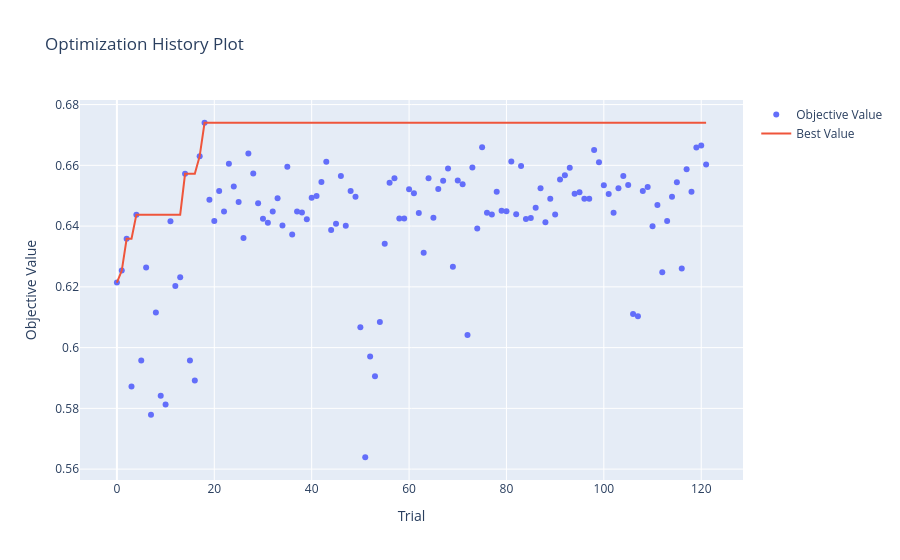
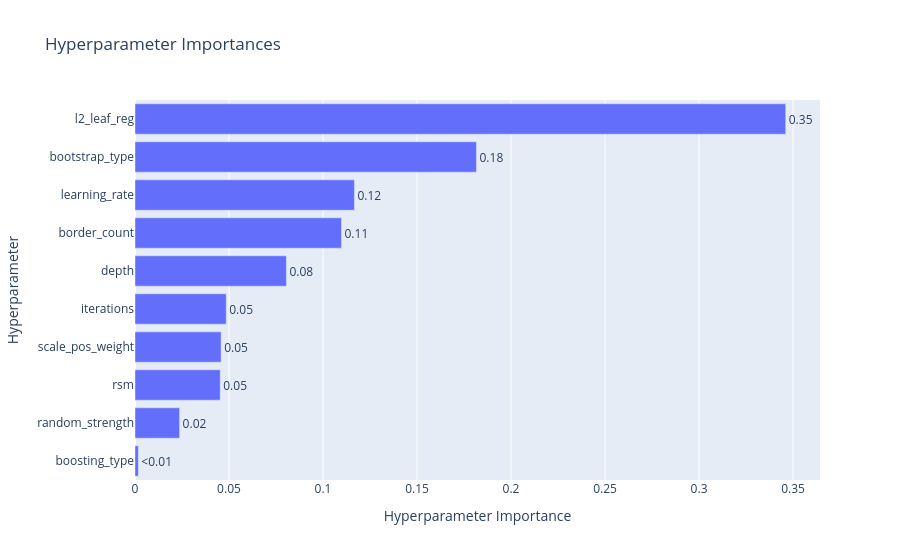
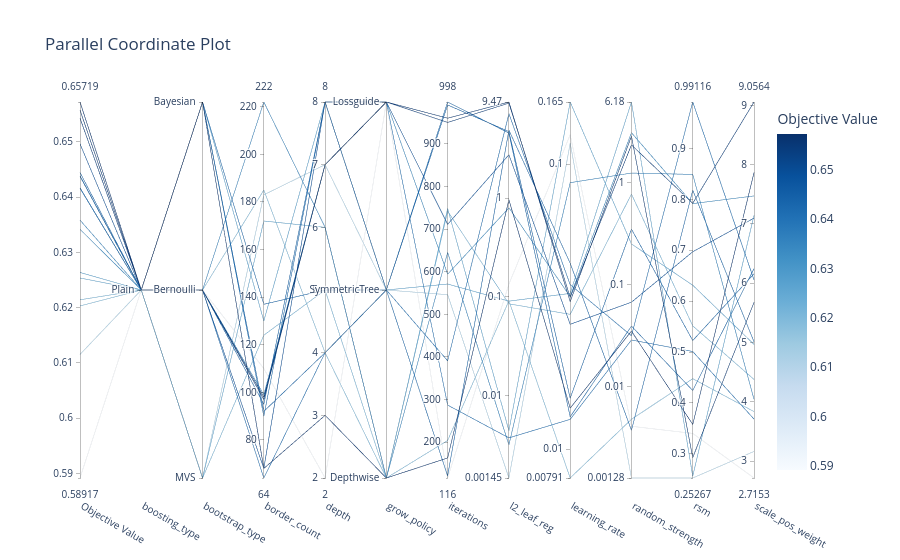

Notebook code cell kept with these figures, in order:
### Code cell
# Parameter tuning settings
timeout_seconds = 60 * 60 * 0.5
no_improvement_trials = 100

# Split the 1k dataset to evaluate on holdout after tuning
# Had problem with extreme bad results on last 200 rows so switched the order
X_tuning = train_1k_X.tail(800)
y_tuning = train_1k_y_cat.tail(800)
X_val_holdout = train_1k_X.head(200)
y_val_holdout = train_1k_y_cat.head(200)


# Define the objective function for Optuna to optimize
def objective_catboost(trial):
    # Possible parameters to tune with ranges
    params = {
        "iterations": trial.suggest_int(
            "iterations", 100, 1000
        ),  # Number of boosting rounds (equivalent to n_estimators)
        "learning_rate": trial.suggest_float(
            "learning_rate", 0.005, 0.2, log=True
        ),  # Step size
        "depth": trial.suggest_int(
            "depth", 2, 8
        ),  # Max tree depth. Low to reduce overfitting on small datasets
        "l2_leaf_reg": trial.suggest_float(
            "l2_leaf_reg", 1e-3, 10.0, log=True
        ),  # L2 regularization (equivalent to reg_lambda/reg_alpha)
        "random_strength": trial.suggest_float(
            "random_strength", 1e-3, 10.0, log=True
        ),  # Amount of randomness in scoring splits
        "rsm": trial.suggest_float(
            "rsm", 0.2, 1.0
        ),  # Random subspace method (feature subsampling, equivalent to colsample_bytree)
        "border_count": trial.suggest_int(
            "border_count", 64, 254
        ),  # Max bins for continuous features (equivalent to max_bin)
        "scale_pos_weight": trial.suggest_float(
            "scale_pos_weight", 2.0, 10.0
        ),  # Class balancing weight for imbalanced target
        "objective": "Logloss",  # Binary classification objective
        "random_seed": 42,  # Fixed seed for reproducibility
        "thread_count": 1,  # Use single thread to avoid issues with parallelism in Optuna (equivalent to n_jobs)
        "boosting_type": trial.suggest_categorical(
            "boosting_type", ["Plain", "Ordered"]
        ),  # Boosting type
        "bootstrap_type": trial.suggest_categorical(
            "bootstrap_type", ["Bayesian", "Bernoulli", "MVS"]
        ),  # Bootstrap method for sampling data
        "cat_features": cat_cols,  # Categorical features
        "verbose": False,  # Suppress CatBoost output
    }

    if params["boosting_type"] == "Ordered":  # Ordered boosting
        params["grow_policy"] = "SymmetricTree"  # Growth of trees
    else:
        params["grow_policy"] = trial.suggest_categorical(
            "grow_policy", ["SymmetricTree", "Depthwise", "Lossguide"]
        )  # Growth of trees

    if params["grow_policy"] == "Lossguide":  # Lossguide grow policy
        params["max_leaves"] = trial.suggest_int(
            "max_leaves", 3, 31
        )  # Max leaves per tree. Low to prevent memorizing small data
        params["min_data_in_leaf"] = trial.suggest_int(
            "min_data_in_leaf", 15, 100
        )  # Min data in one leaf (equivalent to min_child_samples)
        params["score_function"] = "L2"  # Scoring function for split quality
    elif params["grow_policy"] == "Depthwise":  # Depthwise grow policy
        params["min_data_in_leaf"] = trial.suggest_int(
            "min_data_in_leaf", 15, 100
        )  # Min data in one leaf (equivalent to min_child_samples)
        params["score_function"] = trial.suggest_categorical(
            "score_function", ["L2", "Cosine"]
        )  # Scoring function for split quality
    else:
        params["score_function"] = trial.suggest_categorical(
            "score_function", ["L2", "Cosine"]
        )  # Scoring function for split quality

    if params["bootstrap_type"] == "Bayesian":  # Bayesian bootstrap
        params["bagging_temperature"] = trial.suggest_float(
            "bagging_temperature", 0, 10
        )  # Intensity of Bayesian bootstrap
    else:
        params["subsample"] = trial.suggest_float(
            "subsample", 0.2, 1.0
        )  # Subsample ratio

    # TimeSeriesSplit to respect order of data 3 splits for 3-fold CV
    tscv = TimeSeriesSplit(n_splits=3)
    cv_scores = []

    # 3-fold CV cycle
    for train_idx, val_idx in tscv.split(X_tuning):
        X_tr, X_val = X_tuning.iloc[train_idx], X_tuning.iloc[val_idx]
        y_tr, y_val = y_tuning.iloc[train_idx], y_tuning.iloc[val_idx]

        model = CatBoostClassifier(**params)

        # Suppress warnings during fitting
        with warnings.catch_warnings():
            warnings.simplefilter("ignore")
            model.fit(X_tr, y_tr)

        # Calculate AUC
        preds = model.predict_proba(X_val)[:, 1]
        cv_scores.append(roc_auc_score(y_val, preds))

    # Return mean AUC across folds as the objective value to maximize
    return np.mean(cv_scores)


# Custom callback to stop optimization if no improvement in best AUC for a certain number of trials
def stop_optuna(study, trial):
    if study.best_trial.number + no_improvement_trials <= trial.number:
        print(
            f"\n[Early Stop] No improvement in {no_improvement_trials} trials. Stopping optimization."
        )
        study.stop()


# Create Optuna study and optimize
study_catboost = optuna.create_study(
    direction="maximize", sampler=optuna.samplers.TPESampler(seed=42)
)
study_catboost.optimize(
    objective_catboost, timeout=timeout_seconds, n_jobs=-1, callbacks=[stop_optuna]
)

# Print best results and optimal parameters
print("\n" + "=" * 40)
print(f"BEST AUC: {study_catboost.best_value:.4f}")
print("BEST PARAMETERS:")

print("best_params = {")
for k, v in study_catboost.best_params.items():
    if isinstance(v, str):
        print(f'    "{k}": "{v}",')
    else:
        print(f'    "{k}": {v},')
print("}")

# Calculate and print parameter importance
print("\n--- PARAMETER IMPORTANCE ---")
importances = optuna.importance.get_param_importances(study_catboost)
for param, importance in importances.items():
    print(f"  {param:20}: {importance:.4f}")
print("=" * 40)

# Generate and show visualizations of optimization history,
# parameter importance and parallel coordinate plot
fig1 = plot_optimization_history(study_catboost)
fig1.show()

fig2 = plot_param_importances(study_catboost)
fig2.show()

fig3 = plot_parallel_coordinate(
    study_catboost,
    params=[
        "iterations",
        "learning_rate",
        "depth",
        "l2_leaf_reg",
        "random_strength",
        "rsm",
        "border_count",
        "scale_pos_weight",
        "boosting_type",
        "bootstrap_type",
        "grow_policy",
    ],
)
fig3.show()

# Save visualizations as HTML files
fig1.write_html(CATBOOST_TUNING_DIR_CAT / "optuna_catboost_1k_history.html")
fig2.write_html(CATBOOST_TUNING_DIR_CAT / "optuna_catboost_1k_importance.html")
fig3.write_html(CATBOOST_TUNING_DIR_CAT / "optuna_catboost_1k_parallel.html")

### Figure 1 — Plotly figure (JSON) as saved in the notebook; plotly's stock layout.template omitted (floating-point values rounded to 4 significant figures)
{"data": [{"mode": "markers", "name": "Objective Value", "type": "scatter", "x": [0, 1, 2, 3, 4, 5, 6, 7, 8, 9, 10, 11, 12, 13, 14, 15, 16, 17, 18, 19, 20, 21, 22, 23, 24, 25, 26, 27, 28, 29, 30, 31, 32, 33, 34, 35, 36, 37, 38, 39, 40, 41, 42, 43, 44, 45, 46, 47, 48, 49, 50, 51, 52, 53, 54, 55, 56, 57, 58, 59, 60, 61, 62, 63, 64, 65, 66, 67, 68, 69, 70, 71, 72, 73, 74, 75, 76, 77, 78, 79, 80, 81, 82, 83, 84, 85, 86, 87, 88, 89, 90, 91, 92, 93, 94, 95, 96, 97, 98, 99, 100, 101, 102, 103, 104, 105, 106, 107, 108, 109, 110, 111, 112, 113, 114, 115, 116, 117, 118, 119, 120, 121], "y": [0.6214, 0.6254, 0.6358, 0.5872, 0.6438, 0.5957, 0.6264, 0.5779, 0.6115, 0.5842, 0.5813, 0.6416, 0.6203, 0.6232, 0.6572, 0.5957, 0.5892, 0.663, 0.674, 0.6487, 0.6417, 0.6516, 0.6448, 0.6606, 0.653, 0.6479, 0.6361, 0.6639, 0.6573, 0.6475, 0.6424, 0.6411, 0.6448, 0.6492, 0.6402, 0.6595, 0.6373, 0.6448, 0.6445, 0.6423, 0.6494, 0.6499, 0.6546, 0.6612, 0.6387, 0.6408, 0.6565, 0.6401, 0.6515, 0.6497, 0.6067, 0.5639, 0.5971, 0.5906, 0.6084, 0.6342, 0.6543, 0.6557, 0.6425, 0.6425, 0.6522, 0.6508, 0.6443, 0.6312, 0.6558, 0.6428, 0.6522, 0.655, 0.659, 0.6266, 0.655, 0.6538, 0.6041, 0.6593, 0.6392, 0.666, 0.6444, 0.6438, 0.6513, 0.6451, 0.6449, 0.6612, 0.6439, 0.6598, 0.6423, 0.6427, 0.6461, 0.6525, 0.6413, 0.649, 0.6438, 0.6553, 0.6567, 0.6592, 0.6506, 0.6511, 0.649, 0.649, 0.665, 0.661, 0.6535, 0.6505, 0.6444, 0.6525, 0.6565, 0.6535, 0.6111, 0.6103, 0.6516, 0.6529, 0.64, 0.6469, 0.6248, 0.6417, 0.6496, 0.6544, 0.626, 0.6588, 0.6513, 0.6659, 0.6665, 0.6603]}, {"mode": "lines", "name": "Best Value", "type": "scatter", "x": [0, 1, 2, 3, 4, 5, 6, 7, 8, 9, 10, 11, 12, 13, 14, 15, 16, 17, 18, 19, 20, 21, 22, 23, 24, 25, 26, 27, 28, 29, 30, 31, 32, 33, 34, 35, 36, 37, 38, 39, 40, 41, 42, 43, 44, 45, 46, 47, 48, 49, 50, 51, 52, 53, 54, 55, 56, 57, 58, 59, 60, 61, 62, 63, 64, 65, 66, 67, 68, 69, 70, 71, 72, 73, 74, 75, 76, 77, 78, 79, 80, 81, 82, 83, 84, 85, 86, 87, 88, 89, 90, 91, 92, 93, 94, 95, 96, 97, 98, 99, 100, 101, 102, 103, 104, 105, 106, 107, 108, 109, 110, 111, 112, 113, 114, 115, 116, 117, 118, 119, 120, 121], "y": [0.6214, 0.6254, 0.6358, 0.6358, 0.6438, 0.6438, 0.6438, 0.6438, 0.6438, 0.6438, 0.6438, 0.6438, 0.6438, 0.6438, 0.6572, 0.6572, 0.6572, 0.663, 0.674, 0.674, 0.674, 0.674, 0.674, 0.674, 0.674, 0.674, 0.674, 0.674, 0.674, 0.674, 0.674, 0.674, 0.674, 0.674, 0.674, 0.674, 0.674, 0.674, 0.674, 0.674, 0.674, 0.674, 0.674, 0.674, 0.674, 0.674, 0.674, 0.674, 0.674, 0.674, 0.674, 0.674, 0.674, 0.674, 0.674, 0.674, 0.674, 0.674, 0.674, 0.674, 0.674, 0.674, 0.674, 0.674, 0.674, 0.674, 0.674, 0.674, 0.674, 0.674, 0.674, 0.674, 0.674, 0.674, 0.674, 0.674, 0.674, 0.674, 0.674, 0.674, 0.674, 0.674, 0.674, 0.674, 0.674, 0.674, 0.674, 0.674, 0.674, 0.674, 0.674, 0.674, 0.674, 0.674, 0.674, 0.674, 0.674, 0.674, 0.674, 0.674, 0.674, 0.674, 0.674, 0.674, 0.674, 0.674, 0.674, 0.674, 0.674, 0.674, 0.674, 0.674, 0.674, 0.674, 0.674, 0.674, 0.674, 0.674, 0.674, 0.674, 0.674, 0.674]}, {"marker": {"color": "#cccccc"}, "mode": "markers", "name": "Infeasible Trial", "showlegend": false, "type": "scatter", "x": [], "y": []}], "layout": {"title": {"text": "Optimization History Plot"}, "xaxis": {"title": {"text": "Trial"}}, "yaxis": {"title": {"text": "Objective Value"}}}}

### Figure 2 — Plotly figure (JSON) as saved in the notebook; plotly's stock layout.template omitted (floating-point values rounded to 4 significant figures)
{"data": [{"cliponaxis": false, "hovertemplate": ["boosting_type (CategoricalDistribution): 0.0017814719970154047<extra></extra>", "random_strength (FloatDistribution): 0.023723734520656434<extra></extra>", "rsm (FloatDistribution): 0.04534505401285356<extra></extra>", "scale_pos_weight (FloatDistribution): 0.04581402214869934<extra></extra>", "iterations (IntDistribution): 0.04852698540527519<extra></extra>", "depth (IntDistribution): 0.08053066499728205<extra></extra>", "border_count (IntDistribution): 0.1098170817649734<extra></extra>", "learning_rate (FloatDistribution): 0.11671146651122391<extra></extra>", "bootstrap_type (CategoricalDistribution): 0.18162877939998673<extra></extra>", "l2_leaf_reg (FloatDistribution): 0.34612073924203407<extra></extra>"], "name": "Objective Value", "orientation": "h", "text": ["<0.01", "0.02", "0.05", "0.05", "0.05", "0.08", "0.11", "0.12", "0.18", "0.35"], "textposition": "outside", "type": "bar", "x": [0.001781, 0.02372, 0.04535, 0.04581, 0.04853, 0.08053, 0.1098, 0.1167, 0.1816, 0.3461], "y": ["boosting_type", "random_strength", "rsm", "scale_pos_weight", "iterations", "depth", "border_count", "learning_rate", "bootstrap_type", "l2_leaf_reg"]}], "layout": {"title": {"text": "Hyperparameter Importances"}, "xaxis": {"title": {"text": "Hyperparameter Importance"}}, "yaxis": {"title": {"text": "Hyperparameter"}}}}

### Figure 3 — Plotly figure (JSON) as saved in the notebook; plotly's stock layout.template omitted (floating-point values rounded to 4 significant figures)
{"data": [{"dimensions": [{"label": "Objective Value", "range": [0.5892, 0.6572], "values": [0.6214, 0.6254, 0.6358, 0.6438, 0.6264, 0.6115, 0.6416, 0.6203, 0.6572, 0.5892, 0.6417, 0.6342, 0.6543, 0.6557, 0.6444, 0.6438, 0.6496]}, {"label": "boosting_type", "range": [0, 0], "ticktext": ["Plain"], "tickvals": [0], "values": [0, 0, 0, 0, 0, 0, 0, 0, 0, 0, 0, 0, 0, 0, 0, 0, 0]}, {"label": "bootstrap_type", "range": [0, 2], "ticktext": ["MVS", "Bernoulli", "Bayesian"], "tickvals": [0, 1, 2], "values": [0, 0, 1, 1, 2, 0, 2, 1, 2, 1, 1, 1, 1, 1, 2, 2, 1]}, {"label": "border_count", "range": [64, 222], "values": [124, 172, 222, 95, 130, 183, 90, 185, 68, 110, 64, 99, 97, 98, 92, 137, 68]}, {"label": "depth", "range": [2, 8], "values": [5, 6, 6, 8, 8, 7, 8, 4, 3, 2, 4, 7, 7, 7, 4, 5, 8]}, {"label": "grow_policy", "range": [0, 2], "ticktext": ["Depthwise", "SymmetricTree", "Lossguide"], "tickvals": [0, 1, 2], "values": [0, 0, 0, 1, 1, 1, 2, 0, 0, 2, 1, 2, 2, 2, 1, 1, 2]}, {"label": "iterations", "range": [116, 998], "values": [742, 748, 645, 121, 571, 546, 287, 204, 163, 116, 391, 594, 950, 960, 991, 998, 711]}, {"label": "l2_leaf_reg", "range": [-2.839, 0.9763], "ticktext": ["0.00145", "0.01", "0.1", "1", "9.47"], "tickvals": [-2.839, -2, -1, 0, 0.9763], "values": [-1.071, -2.359, -2.502, 0.6904, -1.044, -2.839, -2.432, -1.041, -0.01615, -0.8722, 0.8575, -0.09805, 0.965, 0.9763, 0.6761, 0.6609, 0.4406]}, {"label": "learning_rate", "range": [-2.102, -0.7822], "ticktext": ["0.00791", "0.01", "0.1", "0.165"], "tickvals": [-2.102, -2, -1, -0.7822], "values": [-1.527, -0.7822, -1.065, -1.348, -1.454, -0.9268, -1.896, -2.102, -1.856, -0.8974, -1.423, -1.465, -1.468, -1.483, -1.822, -1.887, -1.562]}, {"label": "random_strength", "range": [-2.894, 0.7912], "ticktext": ["0.00128", "0.01", "0.1", "1", "6.18"], "tickvals": [-2.894, -2, -1, 0, 0.7912], "values": [-0.1111, -0.6, 0.0949, -2.427, 0.7912, -2.894, -1.541, -2.318, -1.454, -2.387, -1.5, 0.49, 0.3706, 0.4565, -0.4551, -1.405, -1.171]}, {"label": "rsm", "range": [0.2527, 0.9912], "values": [0.5514, 0.6313, 0.849, 0.8179, 0.2562, 0.2527, 0.5011, 0.4477, 0.3578, 0.3403, 0.9912, 0.7915, 0.7921, 0.2929, 0.5227, 0.4246, 0.697]}, {"label": "scale_pos_weight", "range": [2.715, 9.056], "values": [4.378, 4.969, 4.043, 5.012, 7.145, 3.163, 3.709, 3.835, 7.864, 2.715, 6.057, 7.472, 9.056, 5.678, 6.159, 6.245, 7.098]}], "labelangle": 30, "labelside": "bottom", "line": {"color": [0.6214, 0.6254, 0.6358, 0.6438, 0.6264, 0.6115, 0.6416, 0.6203, 0.6572, 0.5892, 0.6417, 0.6342, 0.6543, 0.6557, 0.6444, 0.6438, 0.6496], "colorbar": {"title": {"text": "Objective Value"}}, "colorscale": [[0, "rgb(247,251,255)"], [0.125, "rgb(222,235,247)"], [0.25, "rgb(198,219,239)"], [0.375, "rgb(158,202,225)"], [0.5, "rgb(107,174,214)"], [0.625, "rgb(66,146,198)"], [0.75, "rgb(33,113,181)"], [0.875, "rgb(8,81,156)"], [1, "rgb(8,48,107)"]], "reversescale": false, "showscale": true}, "type": "parcoords"}], "layout": {"title": {"text": "Parallel Coordinate Plot"}}}
